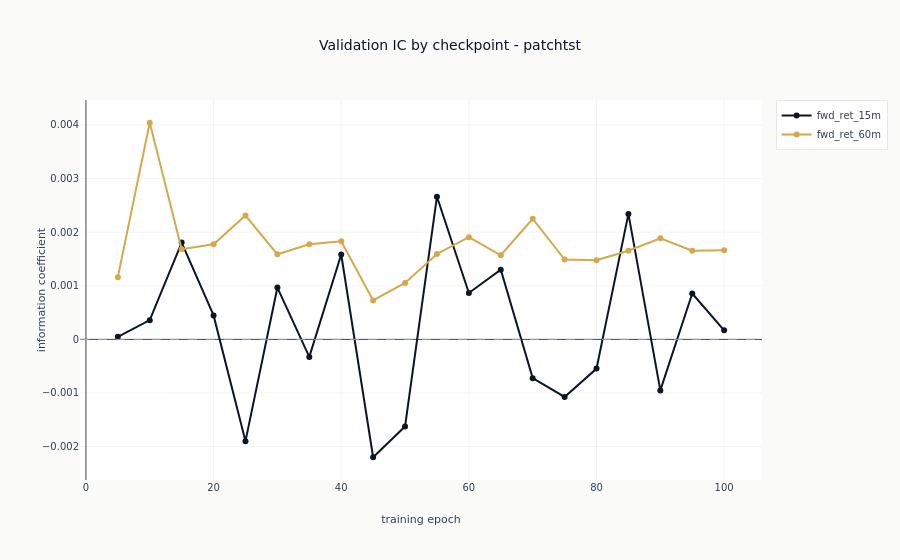

Notebook code cell kept with this figure:
### Code cell
fig = go.Figure()
for _label in catalog["label"].unique().sort().to_list():
    _rows = catalog.filter(pl.col("label") == _label).sort("checkpoint_value")
    fig.add_scatter(
        x=_rows["checkpoint_value"].to_list(),
        y=_rows["ic_mean"].to_list(),
        mode="lines+markers",
        name=_label,
    )
fig.add_hline(y=0, line_width=1, line_dash="dash", line_color=COLORS["recede"])
fig.update_layout(
    title=f"Validation IC by checkpoint - {SEQUENCE_CONFIG}",
    xaxis_title="training epoch",
    yaxis_title="information coefficient",
)
show_plotly_with_alt(
    fig,
    "Validation information coefficient against training epoch, one line per label, with a "
    "dashed line at zero.",
)

### Figure 1 — Plotly figure (JSON) as saved in the notebook; plotly's stock layout.template omitted (floating-point values rounded to 4 significant figures)
{"data": [{"mode": "lines+markers", "name": "fwd_ret_15m", "type": "scatter", "x": [5, 10, 15, 20, 25, 30, 35, 40, 45, 50, 55, 60, 65, 70, 75, 80, 85, 90, 95, 100], "y": [4.875e-05, 0.0003589, 0.001806, 0.0004473, -0.001898, 0.000967, -0.0003266, 0.001584, -0.002199, -0.001624, 0.002662, 0.0008662, 0.001299, -0.0007229, -0.001073, -0.0005451, 0.002341, -0.0009519, 0.0008563, 0.0001694]}, {"mode": "lines+markers", "name": "fwd_ret_60m", "type": "scatter", "x": [5, 10, 15, 20, 25, 30, 35, 40, 45, 50, 55, 60, 65, 70, 75, 80, 85, 90, 95, 100], "y": [0.001161, 0.004041, 0.001683, 0.001773, 0.002311, 0.001587, 0.001773, 0.001831, 0.000727, 0.001054, 0.001593, 0.001906, 0.00157, 0.002251, 0.001488, 0.001478, 0.001654, 0.001886, 0.001655, 0.001661]}], "layout": {"shapes": [{"line": {"color": "#94a3b8", "dash": "dash", "width": 1}, "type": "line", "x0": 0, "x1": 1, "xref": "x domain", "y0": 0, "y1": 0, "yref": "y"}], "title": {"text": "Validation IC by checkpoint - patchtst"}, "xaxis": {"title": {"text": "training epoch"}}, "yaxis": {"title": {"text": "information coefficient"}}}}
